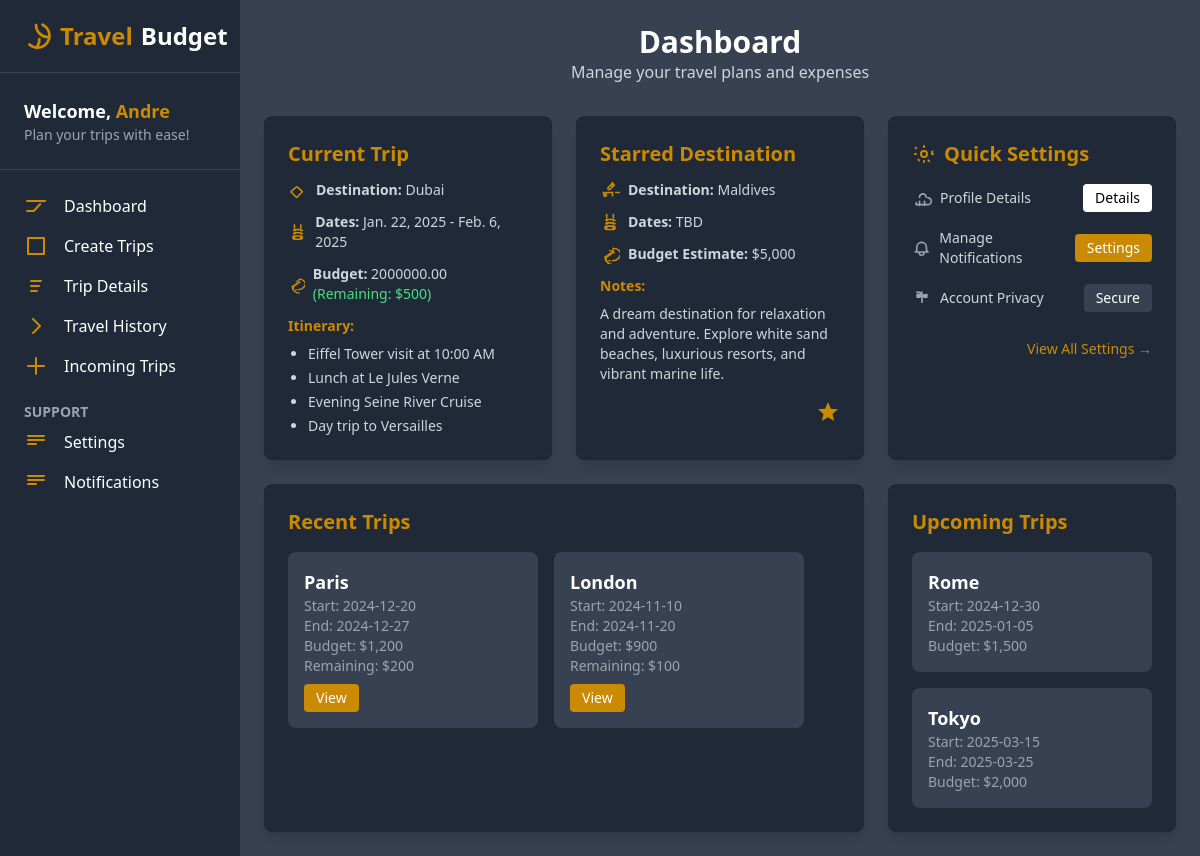
The page /dashboard/ (signed in) on the database its author committed.
### account/models.py (models this page shows)
class Account(AbstractUser):
    email = models.EmailField(unique=True)

### travel/models.py (models this page shows, shortened)
class Trip(models.Model):
    user = models.ForeignKey(Account, on_delete=models.CASCADE)
    trip_name = models.CharField(max_length=100)
    destination_name = models.CharField(max_length=100)  # Allows free-text destination input
    start_date = models.DateField()
    end_date = models.DateField()
    budget = models.DecimalField(max_digits=10, decimal_places=2)

### dashboard/views.py (the view)
# urls.py: path('', views.dashboard, name='dashboard')
def dashboard(request):
    if not request.user.is_authenticated:
        return redirect('login')  # Redirect to login if not authenticated
    try:
        user_profile = User_Profile.objects.get(user=request.user)
        if not user_profile.complete_profile:
            return redirect('step_one')  # Redirect to profile completion page
    except User_Profile.DoesNotExist:
        return redirect('step_one')  # Redirect to profile creation
    user_trips = Trip.objects.filter(user=request.user)
    return render(request, 'dashboard/dashboard.html', {
        'user_profile': user_profile,
        'user_trips': user_trips,
    })

### dashboard/templates/dashboard/dashboard.html (shortened to what this page needs)
{% extends 'base.html' %}
{% block main %}
<div class="bg-gray-900 h-screen flex text-white">
    <div id="sidebar" class="w-full lg:w-[20%] bg-gray-800 h-full lg:h-auto p-6 lg:p-0 lg:flex flex-col fixed lg:relative z-50 hidden">
        <div class="p-5 flex items-center md:justify-center lg:justify-start gap-4 border-b border-gray-700 ">
            <a href="/" class="text-2xl font-bold flex items-center gap-2">
                <svg xmlns="http://www.w3.org/2000/svg" class="h-8 w-8 text-yellow-600" fill="none" viewBox="0 0 24 24" stroke="currentColor">
                    <path stroke-linecap="round" stroke-linejoin="round" stroke-width="2" d="M16.88 3.549a9 9 0 11-9.831 14.835m7.398-4.148A9.05 9.05 0 0112 21v.01M21 12.74a9.05 9.05 0 01-9-9" />
                </svg>
                <span class="text-yellow-600">Travel</span>Budget
            </a>
        </div>
        <div class="p-6 border-b border-gray-700">
            <h2 class="text-lg font-semibold">
                Welcome, <span class="text-yellow-600">{{ request.user.username }}</span>
            </h2>
            <p class="text-sm text-gray-400">Plan your trips with ease!</p>
        </div>
        <nav class="p-6 space-y-6">
            <ul class="space-y-4 font-medium">
                <li class="flex items-center gap-4">
                    <svg xmlns="http://www.w3.org/2000/svg" class="h-6 w-6 text-yellow-600" fill="none" viewBox="0 0 24 24" stroke="currentColor">
                        <path stroke-linecap="round" stroke-linejoin="round" stroke-width="2" d="M9.75 17L16.25 10M9.75 7h11.5M3 17h6.75m-6.75-10h6.75" />
                    </svg>
                    <a href="{% url 'dashboard' %}">Dashboard</a>
                </li>
                <li class="flex items-center gap-4">
                    <svg xmlns="http://www.w3.org/2000/svg" class="h-6 w-6 text-yellow-600" fill="none" viewBox="0 0 24 24" stroke="currentColor">
                        <path stroke-linecap="round" stroke-linejoin="round" stroke-width="2" d="M4 4h16v16H4z" />
                    </svg>
                    <a href="{% url 'add_trip' %}">Create Trips</a>
                </li>
                <li class="flex items-center gap-4">
                    <svg xmlns="http://www.w3.org/2000/svg" class="h-6 w-6 text-yellow-600" fill="none" viewBox="0 0 24 24" stroke="currentColor">
                        <path stroke-linecap="round" stroke-linejoin="round" stroke-width="2" d="M7 7h10M7 12h8m-8 5h6" />
                    </svg>
                    <a href="{% url 'trip_list' %}">Trip Details</a>
                </li>
                <li class="flex items-center gap-4">
                    <svg xmlns="http://www.w3.org/2000/svg" class="h-6 w-6 text-yellow-600" fill="none" viewBox="0 0 24 24" stroke="currentColor">
                        <path stroke-linecap="round" stroke-linejoin="round" stroke-width="2" d="M9 5l7 7-7 7" />
                    </svg>
                    <a href="#">Travel History</a>
                </li>
                <li class="flex items-center gap-4">
                    <svg xmlns="http://www.w3.org/2000/svg" class="h-6 w-6 text-yellow-600" fill="none" viewBox="0 0 24 24" stroke="currentColor">
                        <path stroke-linecap="round" stroke-linejoin="round" stroke-width="2" d="M12 4v16m8-8H4" />
                    </svg>
                    <a href="#">Incoming Trips</a>
                </li>
            </ul>
            <div>
                <h3 class="font-semibold text-sm uppercase text-gray-400 mb-2">Support</h3>
                <ul class="space-y-4">
                    <li class="flex items-center gap-4">
                        <svg xmlns="http://www.w3.org/2000/svg" class="h-6 w-6 text-yellow-600" fill="none" viewBox="0 0 24 24" stroke="currentColor">
                            <path stroke-linecap="round" stroke-linejoin="round" stroke-width="2" d="M4 6h16M4 10h16M4 14h8" />
                        </svg>
                        <a href="#">Settings</a>
                    </li>
                    <li class="flex items-center gap-4">
                        <svg xmlns="http://www.w3.org/2000/svg" class="h-6 w-6 text-yellow-600" fill="none" viewBox="0 0 24 24" stroke="currentColor">
                            <path stroke-linecap="round" stroke-linejoin="round" stroke-width="2" d="M4 6h16M4 10h16M4 14h8" />
                        </svg>
                        <a href="#">Notifications</a>
                    </li>
                </ul>
            </div>
        </nav>
    </div>
    <div class="w-full lg:w-[80%] bg-gray-700 h-full p-6 overflow-y-auto">
        <div class="text-center">
            <h1 class="text-3xl font-bold">Dashboard</h1>
            <p class="text-gray-300">Manage your travel plans and expenses</p>
        </div>
        <div class="grid md:grid-cols-3 gap-6 mt-8">
            <div class="bg-gray-800 p-6 rounded-lg shadow-lg">
                {% for trip in user_trips %}
                <h2 class="text-xl font-bold text-yellow-600 mb-3">Current Trip</h2>
                <div class="flex items-center mb-3">
                    <p class="text-sm text-gray-300"><span class="font-bold">Destination:</span> {{ trip.destination_name }}</p>
                </div>
                <div class="flex items-center mb-3">
                    <p class="text-sm text-gray-300">
                        <span class="font-bold">Dates:</span> {{ trip.start_date }} - {{ trip.end_date }}
                    </p>
                </div>
                <div class="flex items-center mb-3">
                    <p class="text-sm text-gray-300">
                        <span class="font-bold">Budget:</span> {{ trip.budget }} <span class="text-green-400">(Remaining: $500)</span>
                    </p>
                </div>
                <div>
                    <h3 class="text-sm font-bold text-yellow-600 mb-2">Itinerary:</h3>
                    <ul class="list-disc pl-5 space-y-1 text-gray-300 text-sm">
                        <li>Eiffel Tower visit at 10:00 AM</li>
                        <li>Lunch at Le Jules Verne</li>
                        <li>Evening Seine River Cruise</li>
                        <li>Day trip to Versailles</li>
                    </ul>
                </div>
                {% endfor %}
            </div>
            <div class="bg-gray-800 p-6 rounded-lg shadow-lg hover:shadow-lg transition-shadow">
                <h2 class="text-xl font-bold text-yellow-600 mb-3">Starred Destination</h2>
                <div class="flex items-center mb-3">
                    <p class="text-sm text-gray-300"><span class="font-bold">Destination:</span> Maldives</p>
                </div>
                <div class="flex items-center mb-3">
                    <p class="text-sm text-gray-300"><span class="font-bold">Dates:</span> TBD</p>
                </div>
                <div class="flex items-center mb-3">
                    <p class="text-sm text-gray-300">
                        <span class="font-bold">Budget Estimate:</span> $5,000
                    </p>
                </div>
                <div>
                    <h3 class="text-sm font-bold text-yellow-600 mb-2">Notes:</h3>
                    <p class="text-gray-300 text-sm">
                        A dream destination for relaxation and adventure. Explore white sand beaches, luxurious resorts, and vibrant marine life.
                    </p>
                </div>
                <div class="mt-4 flex justify-end">
                    <svg class="w-6 h-6 text-yellow-600 cursor-pointer hover:text-yellow-500" xmlns="http://www.w3.org/2000/svg" fill="currentColor" viewBox="0 0 24 24" stroke="none">
                        <path d="M12 17.27L18.18 21l-1.64-7.03L22 9.24l-7.19-.61L12 2 9.19 8.63 2 9.24l5.46 4.73L5.82 21z" />
                    </svg>
                </div>
            </div>
            <div class="bg-gray-800 p-6 rounded-lg shadow-lg hover:shadow-lg transition-shadow">
                <h2 class="text-xl font-bold text-yellow-600 mb-4 flex items-center">
                    Quick Settings
                </h2>
                <div class="space-y-4">
                    <div class="flex items-center justify-between">
                        <p class="text-sm text-gray-300 flex items-center">
                            <svg class="w-5 h-5 text-gray-400 mr-2" xmlns="http://www.w3.org/2000/svg" fill="none" viewBox="0 0 24 24" stroke="currentColor">
                                <path stroke-linecap="round" stroke-linejoin="round" stroke-width="2" d="M5.121 17.804A4 4 0 005 20h14a4 4 0 00.121-8.196M9 11a4 4 0 018 0M9 16v5m6-5v5" />
                            </svg>
                            Profile Details
                        </p>
                        <a href="{% url 'profile_detail' %}" class="bg-white text-black px-3 py-1 text-sm rounded hover:bg-gray-400">
                            Details
                        </a>
                    </div>
                    <div class="flex items-center justify-between">
                        <p class="text-sm text-gray-300 flex items-center">
                            Manage Notifications
                        </p>
                        <button class="bg-yellow-600 text-white px-3 py-1 text-sm rounded hover:bg-yellow-500">
                            Settings
                        </button>
                    </div>
                    <div class="flex items-center justify-between">
                        <p class="text-sm text-gray-300 flex items-center">
                            Account Privacy
                        </p>
                        <button class="bg-gray-700 text-white px-3 py-1 text-sm rounded hover:bg-gray-500">
                            Secure
                        </button>
                    </div>
                </div>
                <div class="mt-6 text-right">
                    <a href="#" class="text-yellow-600 text-sm font-medium hover:underline">
                        View All Settings →
                    </a>
                </div>
            </div>
        </div>
        <div class="grid lg:grid-cols-3 gap-6 mt-6">
            <div class="col-span-1 lg:col-span-2 bg-gray-800 p-6 rounded-lg shadow-lg">
                <h2 class="text-xl font-bold text-yellow-600 mb-4">Recent Trips</h2>
                <div class="flex flex-col lg:flex-row gap-4 lg:gap-0 space-x-0  lg:space-x-4 overflow-x-auto">
                    <div class="bg-gray-700 p-4 rounded-lg min-w-[250px] flex-shrink-0">
                        <h3 class="text-lg font-semibold text-white">Paris</h3>
                        <p class="text-sm text-gray-400">Start: 2024-12-20</p>
                        <p class="text-sm text-gray-400">End: 2024-12-27</p>
                        <p class="text-sm text-gray-400">Budget: $1,200</p>
                        <p class="text-sm text-gray-400">Remaining: $200</p>
                        <button class="mt-2 bg-yellow-600 text-white px-3 py-1 text-sm rounded hover:bg-yellow-500">View</button>
                    </div>
                    <div class="bg-gray-700 p-4 rounded-lg min-w-[250px] flex-shrink-0">
                        <h3 class="text-lg font-semibold text-white">London</h3>
                        <p class="text-sm text-gray-400">Start: 2024-11-10</p>
                        <p class="text-sm text-gray-400">End: 2024-11-20</p>
                        <p class="text-sm text-gray-400">Budget: $900</p>
                        <p class="text-sm text-gray-400">Remaining: $100</p>
                        <button class="mt-2 bg-yellow-600 text-white px-3 py-1 text-sm rounded hover:bg-yellow-500">View</button>
                    </div>
                </div>
            </div>
            <div class="bg-gray-800 p-6 rounded-lg shadow-lg">
                <h2 class="text-xl font-bold text-yellow-600 mb-4">Upcoming Trips</h2>
                <div class="space-y-4">
                    <div class="bg-gray-700 p-4 rounded-lg">
                        <h3 class="text-lg font-semibold text-white">Rome</h3>
                        <p class="text-sm text-gray-400">Start: 2024-12-30</p>
                        <p class="text-sm text-gray-400">End: 2025-01-05</p>
                        <p class="text-sm text-gray-400">Budget: $1,500</p>
                    </div>
                    <div class="bg-gray-700 p-4 rounded-lg">
                        <h3 class="text-lg font-semibold text-white">Tokyo</h3>
                        <p class="text-sm text-gray-400">Start: 2025-03-15</p>
                        <p class="text-sm text-gray-400">End: 2025-03-25</p>
                        <p class="text-sm text-gray-400">Budget: $2,000</p>
                    </div>
                </div>
            </div>
        </div>
    </div>
</div>
{% endblock %}

### rows shown on the page
Account: user.username "Andre"
Trip: destination_name "Dubai", start_date "Jan. 22, 2025", end_date "Feb. 6, 2025", budget "2000000.00"
